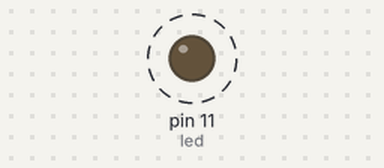
Recording of a sketch running on a simulated Arduino Uno, built with avr-gcc and run on an emulated ATmega328P. Shown: output pins drawn as LEDs (lit = HIGH). Dashed ring = blinking.

Above: at 0.5 s.
Timing chart, 0 to 4.6 s (numbered marks = the images above):
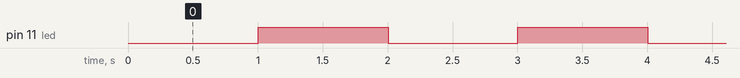

The sketch:

timeWithOutDelay.ino
```cpp
long lastCheckedTime; // variable to compare our current time to
int interval = 1000;  // variable for how long our interval will be

int led = 11; // variable to tell us which pin the led is connected to

int counter = 0;  //set our counter to 0

void setup() {
  Serial.begin(9600);
  pinMode(led, OUTPUT);
  lastCheckedTime = millis();  // start checking time, when setup() executes.
}

void loop() {

  if (millis() - lastCheckedTime > interval) { // if the currentTime - our last saved time is bigger than our interval
    counter = counter + 1;       //  update the counter
    lastCheckedTime = millis();    // reset our last checked time. otherwise this block will only execute on first start up
  }

  if (counter == 1) {         //if the counter equals 1 turn led on
    digitalWrite(led, HIGH);
  }
  else if (counter == 0) {   // if counter equals 0 turn led off
    digitalWrite(led, LOW);
  }
  else {                     // if counter equals any other number then reset the counter to 0
    counter = 0;
  }
}
```

Measured:
- by itself, pin 11 (led): alternates HIGH for 1.0 s and LOW for 1.0 s
